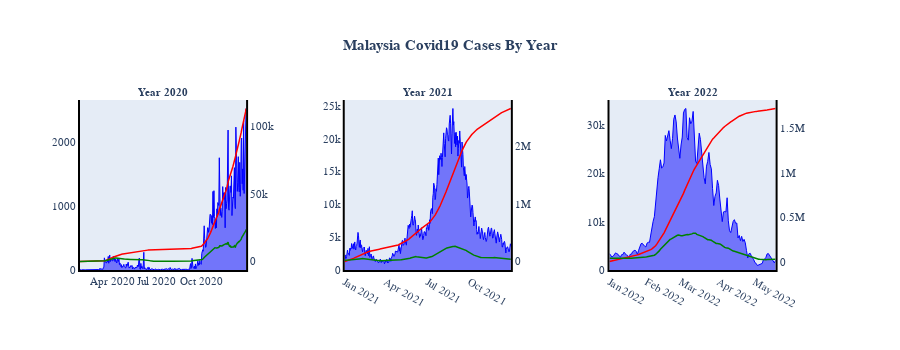

Here is the notebook cell this chart was saved with:
### Code cell
fig = make_subplots(rows=1, cols=3, specs=[[{'secondary_y': True}, {'secondary_y': True},
                                            {'secondary_y': True}]],
                    
subplot_titles=('<b>Year 2020</b>',
                '<b>Year 2021</b>',
                '<b>Year 2022</b>'))

fig.add_trace(go.Scatter(x = df_2020['date'], y = df_2020['cases_new'], 
                         fill='tozeroy',mode='lines', name = 'Daily Cases',
                         line = dict(color='blue', width=1)), secondary_y=False, row=1, col=1)
fig.add_trace(go.Scatter(x = df_2020['date'], y = df_2020['cum_2020'], name = 'Cumulative Cases',
               line = dict(color='red', width=1.5)), secondary_y=True, row=1, col=1)
fig.add_trace(go.Scatter(x = df_2020['date'], y = df_2020['cases_active'], name = 'Active Cases',
               line = dict(color='green', width=1.5)), secondary_y=True, row=1, col=1)

fig.add_trace(go.Scatter(x = df_2021['date'], y = df_2021['cases_new'], 
                         fill='tozeroy',mode='lines', name = 'Cases Daily',
                         line = dict(color='blue', width=1)), secondary_y=False, row=1, col=2)
fig.add_trace(go.Scatter(x = df_2021['date'], y = df_2021['cum_2021'], name = 'Cases',
               line = dict(color='red', width=1.5)), secondary_y=True, row=1, col=2)
fig.add_trace(go.Scatter(x = df_2021['date'], y = df_2021['cases_active'], name = 'Active Cases',
               line = dict(color='green', width=1.5)), secondary_y=True, row=1, col=2)

fig.add_trace(go.Scatter(x = df_2022['date'], y = df_2022['cases_new'], 
                         fill='tozeroy',mode='lines', name = 'Daily Cases',
                         line = dict(color='blue', width=1)), secondary_y=False, row=1, col=3)
fig.add_trace(go.Scatter(x = df_2022['date'], y = df_2022['cum_2022'], name = 'Cumulative Cases',
               line = dict(color='red', width=1.5)), secondary_y=True, row=1, col=3)
fig.add_trace(go.Scatter(x = df_2022['date'], y = df_2022['cases_active'], name = 'Active Cases',
               line = dict(color='green', width=1.5)), secondary_y=True, row=1, col=3)

fig.update_layout(title_text='<b>Malaysia Covid19 Cases By Year</b>',title_x=0.5,
                  showlegend=False,height=350)
fig.update_xaxes(title_text='')
#Update Fonts & Size
fig.update_annotations(font=dict(family="Helvetica", size=11))
fig.update_layout(font=dict(family="Helvetica", size=11))
#fig.update_layout(height=350,showlegend=False)
fig.update_xaxes(showgrid=False, zeroline=False, showline=True, linewidth=2, linecolor='black')
fig.update_yaxes(showgrid=False, zeroline=False, showline=True, linewidth=2, linecolor='black')

#Plotting the graph
fig.show()

### Figure 1 — Plotly figure (JSON) as saved in the notebook; plotly's stock layout.template omitted (floating-point values rounded to 4 significant figures; data arrays with more than 128 entries replaced by an {"elided": "..."} marker saying what was removed)
{"data": [{"fill": "tozeroy", "line": {"color": "blue", "width": 1}, "mode": "lines", "name": "Daily Cases", "type": "scatter", "x": {"elided": "342 str values"}, "xaxis": "x", "y": {"elided": "342 int values"}, "yaxis": "y"}, {"line": {"color": "red", "width": 1.5}, "name": "Cumulative Cases", "type": "scatter", "x": {"elided": "342 str values"}, "xaxis": "x", "y": {"elided": "342 int values"}, "yaxis": "y2"}, {"line": {"color": "green", "width": 1.5}, "name": "Active Cases", "type": "scatter", "x": {"elided": "342 str values"}, "xaxis": "x", "y": {"elided": "342 int values"}, "yaxis": "y2"}, {"fill": "tozeroy", "line": {"color": "blue", "width": 1}, "mode": "lines", "name": "Cases Daily", "type": "scatter", "x": {"elided": "365 str values"}, "xaxis": "x2", "y": {"elided": "365 int values"}, "yaxis": "y3"}, {"line": {"color": "red", "width": 1.5}, "name": "Cases", "type": "scatter", "x": {"elided": "365 str values"}, "xaxis": "x2", "y": {"elided": "365 int values"}, "yaxis": "y4"}, {"line": {"color": "green", "width": 1.5}, "name": "Active Cases", "type": "scatter", "x": {"elided": "365 str values"}, "xaxis": "x2", "y": {"elided": "365 int values"}, "yaxis": "y4"}, {"fill": "tozeroy", "line": {"color": "blue", "width": 1}, "mode": "lines", "name": "Daily Cases", "type": "scatter", "x": {"elided": "138 str values"}, "xaxis": "x3", "y": {"elided": "138 int values"}, "yaxis": "y5"}, {"line": {"color": "red", "width": 1.5}, "name": "Cumulative Cases", "type": "scatter", "x": {"elided": "138 str values"}, "xaxis": "x3", "y": {"elided": "138 int values"}, "yaxis": "y6"}, {"line": {"color": "green", "width": 1.5}, "name": "Active Cases", "type": "scatter", "x": {"elided": "138 str values"}, "xaxis": "x3", "y": {"elided": "138 int values"}, "yaxis": "y6"}], "layout": {"annotations": [{"font": {"family": "Helvetica", "size": 11}, "showarrow": false, "text": "<b>Year 2020</b>", "x": 0.1122, "xanchor": "center", "xref": "paper", "y": 1, "yanchor": "bottom", "yref": "paper"}, {"font": {"family": "Helvetica", "size": 11}, "showarrow": false, "text": "<b>Year 2021</b>", "x": 0.47, "xanchor": "center", "xref": "paper", "y": 1, "yanchor": "bottom", "yref": "paper"}, {"font": {"family": "Helvetica", "size": 11}, "showarrow": false, "text": "<b>Year 2022</b>", "x": 0.8278, "xanchor": "center", "xref": "paper", "y": 1, "yanchor": "bottom", "yref": "paper"}], "font": {"family": "Helvetica", "size": 11}, "height": 350, "showlegend": false, "title": {"text": "<b>Malaysia Covid19 Cases By Year</b>", "x": 0.5}, "xaxis": {"anchor": "y", "domain": [0, 0.2244], "linecolor": "black", "linewidth": 2, "showgrid": false, "showline": true, "title": {"text": ""}, "zeroline": false}, "xaxis2": {"anchor": "y3", "domain": [0.3578, 0.5822], "linecolor": "black", "linewidth": 2, "showgrid": false, "showline": true, "title": {"text": ""}, "zeroline": false}, "xaxis3": {"anchor": "y5", "domain": [0.7156, 0.94], "linecolor": "black", "linewidth": 2, "showgrid": false, "showline": true, "title": {"text": ""}, "zeroline": false}, "yaxis": {"anchor": "x", "domain": [0, 1], "linecolor": "black", "linewidth": 2, "showgrid": false, "showline": true, "zeroline": false}, "yaxis2": {"anchor": "x", "linecolor": "black", "linewidth": 2, "overlaying": "y", "showgrid": false, "showline": true, "side": "right", "zeroline": false}, "yaxis3": {"anchor": "x2", "domain": [0, 1], "linecolor": "black", "linewidth": 2, "showgrid": false, "showline": true, "zeroline": false}, "yaxis4": {"anchor": "x2", "linecolor": "black", "linewidth": 2, "overlaying": "y3", "showgrid": false, "showline": true, "side": "right", "zeroline": false}, "yaxis5": {"anchor": "x3", "domain": [0, 1], "linecolor": "black", "linewidth": 2, "showgrid": false, "showline": true, "zeroline": false}, "yaxis6": {"anchor": "x3", "linecolor": "black", "linewidth": 2, "overlaying": "y5", "showgrid": false, "showline": true, "side": "right", "zeroline": false}}}
